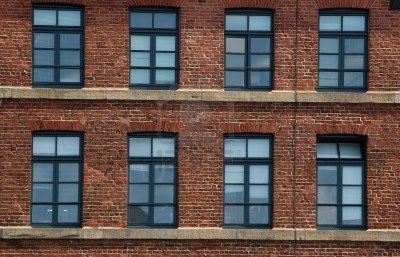
#> input picture Challenge # 5 -  Segmenting Primitives/Images/image.jpg, 400 x 257 px, found by its file name
$ jupyter execute --allow-errors 'SSI - Challenge 2 - Labeling regions in colored images.ipynb'
#> lines starting #> are read from the running program, lines starting #| are printed output that depends on the picture
[cell 1]
import numpy as np
import cv2
import matplotlib.pyplot as plt

def segment_image(img, low_threshold, high_threshold):
    h, w, _ = img.shape
    visited = np.zeros((h, w), dtype=np.uint8)
    regions = []

    def check_neighbors(x, y):
        neighbors = []
        if x > 0:
            neighbors.append((x - 1, y))
        if x < h - 1:
            neighbors.append((x + 1, y))
        if y > 0:
            neighbors.append((x, y - 1))
        if y < w - 1:
            neighbors.append((x, y + 1))
        if x > 0 and y > 0:
            neighbors.append((x - 1, y - 1))
        if x > 0 and y < w - 1:
            neighbors.append((x - 1, y + 1))
        if x < h - 1 and y > 0:
            neighbors.append((x + 1, y - 1))
        if x < h - 1 and y < w - 1:
            neighbors.append((x + 1, y + 1))
        return neighbors

    def dfs(x, y, region_id):
        visited[x][y] = region_id
        region = [(x, y)]
        for i, j in check_neighbors(x, y):
            luminescence = np.sum(img[i][j]) / 3
            if visited[i][j] == 0 and low_threshold <= luminescence <= high_threshold:
                region.extend(dfs(i, j, region_id))
        return region

    region_id = 1
    for i in range(h):
        for j in range(w):
            luminescence = np.sum(img[i][j]) / 3
            if visited[i][j] == 0 and low_threshold <= luminescence <= high_threshold:
                region = dfs(i, j, region_id)
                regions.append(region)
                region_id += 1

    return regions


def main():
    img = cv2.imread("image.jpg")
#> img is the input picture: shape (257, 400, 3); mean B, G, R 78.9, 84.1, 98.7

    low_threshold = 50
    high_threshold = 110
    regions = segment_image(img, low_threshold, high_threshold)
#> after the loop in segment_image, `for i in range(h):`: region_id = 1; regions = []
    segmented_image = np.zeros_like(img)
    for i, region in enumerate(regions):
        for x, y in region:
            segmented_image[x][y] = [i * 50, i * 100, i * 150]

    fig = plt.figure()
    rows = 1
    columns = 2
    fig.add_subplot(rows, columns, 1)
    plt.imshow(img)
    plt.title("Original Image")

    fig.add_subplot(rows, columns, 2)
    plt.title("Detected Regions")
    plt.imshow(cv2.cvtColor(segmented_image, cv2.COLOR_BGR2RGB))

    plt.show()

#> (the rest of this cell did not finish here and is left out)

[cell 2]
def region_segmentation(image, threshold=0.5):
#> called with image = array of shape (8, 8), threshold = 0.5
    rows, cols = image.shape
    visited = np.zeros_like(image)
    segments = []

    def dfs(x, y, segment):
        if x < 0 or x >= rows or y < 0 or y >= cols:
            return
        if visited[x, y]:
            return
        if np.abs(image[x, y] - image[segment[0][0], segment[0][1]]) > threshold:
            return
        visited[x, y] = 1
        segment.append((x, y))
        dfs(x-1, y, segment)
        dfs(x+1, y, segment)
        dfs(x, y-1, segment)
        dfs(x, y+1, segment)

    for i in range(rows):
        for j in range(cols):
            if visited[i, j]:
                continue
            segment = [(i, j)]
            dfs(i, j, segment)
            segments.append(segment)

    return segments

# Create a random 8x8 grayscale image
image = np.random.rand(8, 8)

# Segment the image
segments = region_segmentation(image)

# Plot original image
plt.subplot(121)
plt.imshow(image, cmap='gray')
plt.title('Original Image')

# Plot segmented image
segmented_image = np.zeros_like(image)
for i, segment in enumerate(segments):
    for x, y in segment:
        segmented_image[x, y] = i
plt.subplot(122)
plt.imshow(segmented_image, cmap='tab10')
plt.title('Segmented Image')

plt.show()
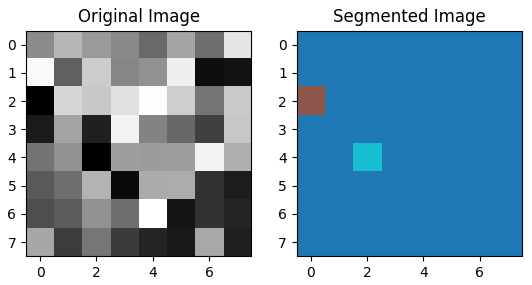
#> figure drawn by matplotlib, 2 panels
